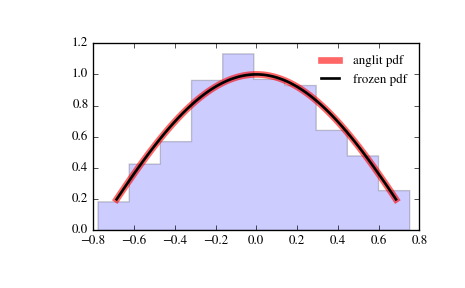

This chart was generated by the following Python code:
from scipy.stats import anglit
import matplotlib.pyplot as plt
fig, ax = plt.subplots(1, 1)

# Calculate a few first moments:

mean, var, skew, kurt = anglit.stats(moments='mvsk')

# Display the probability density function (``pdf``):

x = np.linspace(anglit.ppf(0.01),
                anglit.ppf(0.99), 100)
ax.plot(x, anglit.pdf(x),
       'r-', lw=5, alpha=0.6, label='anglit pdf')

# Alternatively, the distribution object can be called (as a function)
# to fix the shape, location and scale parameters. This returns a "frozen"
# RV object holding the given parameters fixed.

# Freeze the distribution and display the frozen ``pdf``:

rv = anglit()
ax.plot(x, rv.pdf(x), 'k-', lw=2, label='frozen pdf')

# Check accuracy of ``cdf`` and ``ppf``:

vals = anglit.ppf([0.001, 0.5, 0.999])
np.allclose([0.001, 0.5, 0.999], anglit.cdf(vals))
# True

# Generate random numbers:

r = anglit.rvs(size=1000)

# And compare the histogram:

ax.hist(r, normed=True, histtype='stepfilled', alpha=0.2)
ax.legend(loc='best', frameon=False)
plt.show()
